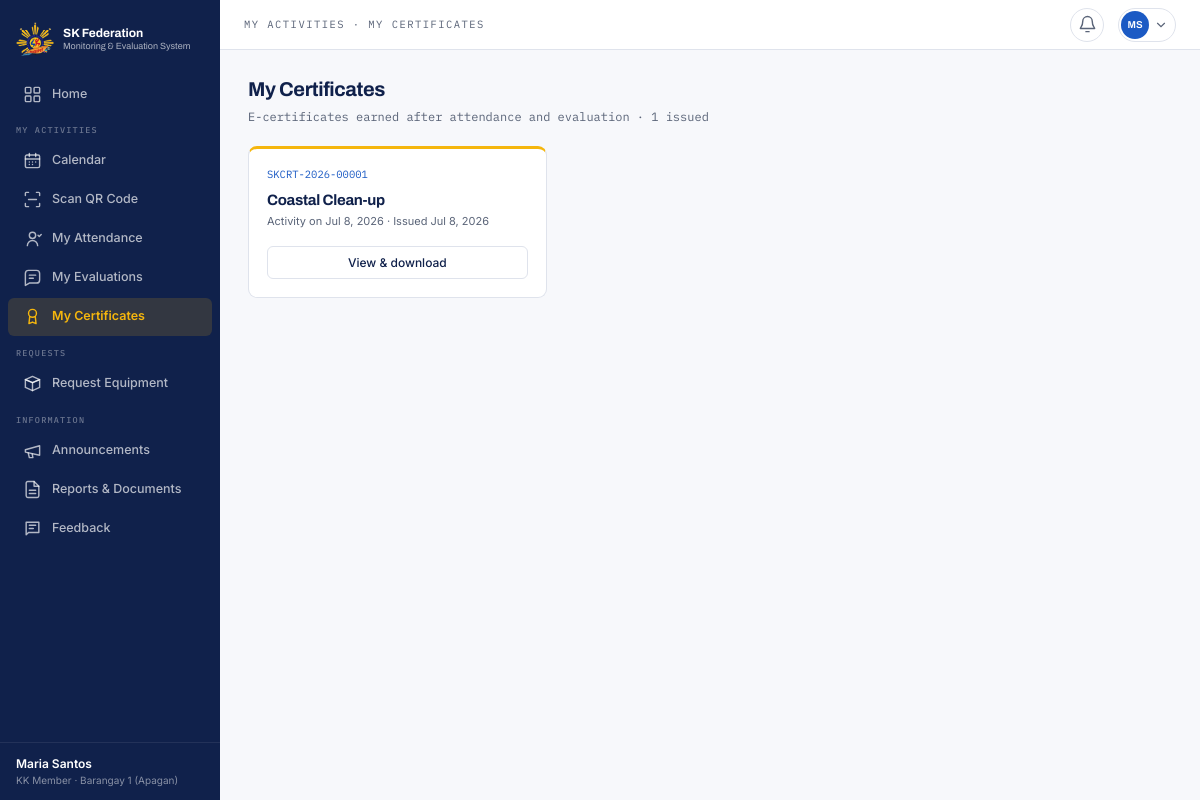
The app's page /member/certificates.php (signed in) with its own data.
### tables this page shows
CREATE TABLE youth_profiles (
  profile_id    INT(11)      NOT NULL AUTO_INCREMENT,
  user_id       INT(11)      DEFAULT NULL,
  barangay_id   INT(11)      NOT NULL,
  full_name     VARCHAR(255) NOT NULL,
  birthdate     DATE         NOT NULL,
  sex           VARCHAR(10)  DEFAULT NULL,
  contact_no    VARCHAR(20)  DEFAULT NULL,
  address       VARCHAR(255) DEFAULT NULL,
  civil_status  VARCHAR(30)  DEFAULT NULL,
  education     VARCHAR(100) DEFAULT NULL,
  work_status   VARCHAR(100) DEFAULT NULL,
  youth_org     VARCHAR(255) DEFAULT NULL,
  school_status VARCHAR(30)  DEFAULT NULL,
  is_pwd        TINYINT(1)   DEFAULT NULL,
  attended_assembly TINYINT(1) DEFAULT NULL,
   
   
  id_document_type VARCHAR(50)  DEFAULT NULL,
  id_document_path VARCHAR(255) DEFAULT NULL,
  selfie_path      VARCHAR(255) DEFAULT NULL,
  consent_date     DATETIME     DEFAULT NULL,
  date_encoded  DATETIME     NOT NULL DEFAULT CURRENT_TIMESTAMP,
  PRIMARY KEY (profile_id),
  UNIQUE KEY uq_profile_user (user_id),
  KEY fk_profile_barangay (barangay_id),
  CONSTRAINT fk_profile_user     FOREIGN KEY (user_id)     REFERENCES users (user_id) ON DELETE SET NULL,
  CONSTRAINT fk_profile_barangay FOREIGN KEY (barangay_id) REFERENCES barangays (barangay_id)
);

CREATE TABLE users (
  user_id              INT(11)      NOT NULL AUTO_INCREMENT,
  role_id              INT(11)      NOT NULL,
  barangay_id          INT(11)      DEFAULT NULL,
  verified_by          INT(11)      DEFAULT NULL,
  username             VARCHAR(50)  NOT NULL,
  email                VARCHAR(150) NOT NULL,
  password_hash        VARCHAR(255) NOT NULL,
  verification_status  VARCHAR(20)  NOT NULL DEFAULT 'pending',
  date_verified        DATETIME     DEFAULT NULL,
  rejection_reason     VARCHAR(255) DEFAULT NULL,
  is_active            TINYINT(1)   NOT NULL DEFAULT 1,
  last_login           DATETIME     DEFAULT NULL,
  date_created         DATETIME     NOT NULL DEFAULT CURRENT_TIMESTAMP,
  PRIMARY KEY (user_id),
  UNIQUE KEY uq_users_username (username),
  UNIQUE KEY uq_users_email (email),
  KEY fk_users_role (role_id),
  KEY fk_users_barangay (barangay_id),
  KEY fk_users_verifier (verified_by),
  CONSTRAINT fk_users_role     FOREIGN KEY (role_id)     REFERENCES roles (role_id),
  CONSTRAINT fk_users_barangay FOREIGN KEY (barangay_id) REFERENCES barangays (barangay_id),
  CONSTRAINT fk_users_verifier FOREIGN KEY (verified_by) REFERENCES users (user_id),
  CONSTRAINT chk_users_status  CHECK (verification_status IN ('pending','verified','rejected'))
);

CREATE TABLE barangays (
  barangay_id    INT(11)      NOT NULL AUTO_INCREMENT,
  barangay_name  VARCHAR(100) NOT NULL,
  municipality   VARCHAR(100) NOT NULL DEFAULT 'Nasipit',
  chairman_id    INT(11)      DEFAULT NULL,    
  PRIMARY KEY (barangay_id),
  UNIQUE KEY uq_barangay (barangay_name, municipality),
  KEY fk_barangay_chairman (chairman_id),
  CONSTRAINT fk_barangay_chairman FOREIGN KEY (chairman_id) REFERENCES users (user_id) ON DELETE SET NULL
);

CREATE TABLE certificates (
  certificate_id INT(11)     NOT NULL AUTO_INCREMENT,
  response_id    INT(11)     NOT NULL,
  profile_id     INT(11)     NOT NULL,
  activity_id    INT(11)     NOT NULL,
  certificate_no VARCHAR(50) NOT NULL,
  date_issued    DATETIME    NOT NULL DEFAULT CURRENT_TIMESTAMP,
  PRIMARY KEY (certificate_id),
  UNIQUE KEY uq_cert_no (certificate_no),
  UNIQUE KEY uq_cert_response (response_id),
  KEY fk_cert_profile (profile_id),
  KEY fk_cert_activity (activity_id),
  CONSTRAINT fk_cert_response FOREIGN KEY (response_id) REFERENCES evaluation_responses (response_id) ON DELETE CASCADE,
  CONSTRAINT fk_cert_profile  FOREIGN KEY (profile_id)  REFERENCES youth_profiles (profile_id),
  CONSTRAINT fk_cert_activity FOREIGN KEY (activity_id) REFERENCES activities (activity_id)
);

CREATE TABLE activities (
  activity_id   INT(11)      NOT NULL AUTO_INCREMENT,
  program_id    INT(11)      NOT NULL,
  title         VARCHAR(255) NOT NULL,
  activity_date DATE         NOT NULL,
  start_time    TIME         DEFAULT NULL,
  end_time      TIME         DEFAULT NULL,
  venue         VARCHAR(255) DEFAULT NULL,
  qr_token      VARCHAR(64)  NOT NULL,
  is_open       TINYINT(1)   NOT NULL DEFAULT 1,
  target_count  INT(11)      NOT NULL DEFAULT 0,
  PRIMARY KEY (activity_id),
  UNIQUE KEY uq_activity_qr (qr_token),
  KEY fk_activity_program (program_id),
  CONSTRAINT fk_activity_program FOREIGN KEY (program_id) REFERENCES programs (program_id) ON DELETE CASCADE
);

### includes/helpers.php (called while the page is built, shortened)
<?php
require_once __DIR__ . '/../config/database.php';
function e($value): string
{
    return htmlspecialchars((string) ($value ?? ''), ENT_QUOTES | ENT_SUBSTITUTE, 'UTF-8');
}
function url(string $path = ''): string
{
    return BASE_URL . '/' . ltrim($path, '/');
}
function asset(string $path): string
{
    $file = APP_ROOT . '/assets/' . $path;
    $v = is_file($file) ? filemtime($file) : 0;
    return url('assets/' . $path) . '?v=' . $v;
}
function fmt_date(?string $d, string $format = 'M j, Y'): string
{
    return $d ? date($format, strtotime($d)) : '—';
}
function initials(string $name): string
{
    $parts = preg_split('/\s+/', trim($name)) ?: [];
    $first = $parts[0] ?? '';
    $last = count($parts) > 1 ? end($parts) : '';
    return strtoupper(mb_substr($first, 0, 1) . mb_substr($last, 0, 1)) ?: '?';
}
function setting(string $key, string $default = ''): string
{
    static $cache = null;
    if ($cache === null) {
        $cache = [];
        foreach (q_all('SELECT setting_key, setting_value FROM settings') as $r) {
            $cache[$r['setting_key']] = $r['setting_value'];
        }
    }
    return $cache[$key] ?? $default;
}

### config/database.php (called while the page is built, shortened)
<?php
function db(): PDO
{
    static $pdo = null;
    if ($pdo === null) {
        $dsn = 'mysql:host=' . DB_HOST . ';port=' . DB_PORT . ';dbname=' . DB_NAME . ';charset=utf8mb4';
        try {
            $pdo = new PDO($dsn, DB_USER, DB_PASS, [
                PDO::ATTR_ERRMODE            => PDO::ERRMODE_EXCEPTION,
                PDO::ATTR_DEFAULT_FETCH_MODE => PDO::FETCH_ASSOC,
                PDO::ATTR_EMULATE_PREPARES   => false,
            ]);
            $pdo->exec("SET time_zone = '+08:00'");
        } catch (PDOException $e) {
            http_response_code(500);
            error_log('Database connection failed: ' . $e->getMessage());
            exit('The database is not available. Check that MySQL is running in XAMPP and that database/schema.sql has been imported.');
        }
    }
    return $pdo;
}
function q(string $sql, array $params = []): PDOStatement
{
    $stmt = db()->prepare($sql);
    $stmt->execute($params);
    return $stmt;
}
function q_all(string $sql, array $params = []): array
{
    return q($sql, $params)->fetchAll();
}
function q_one(string $sql, array $params = []): ?array
{
    $row = q($sql, $params)->fetch();
    return $row === false ? null : $row;
}
function q_val(string $sql, array $params = [])
{
    $v = q($sql, $params)->fetchColumn();
    return $v === false ? null : $v;
}

### includes/auth.php (called while the page is built, shortened)
<?php
require_once __DIR__ . '/helpers.php';
function current_user(bool $refresh = false): ?array
{
    static $user = false;
    if ($user !== false && !$refresh) {
        return $user;
    }
    $user = null;
    if (!empty($_SESSION['user_id'])) {
        $row = q_one(
            'SELECT u.*, b.barangay_name, p.profile_id, p.full_name, p.date_encoded
               FROM users u
               LEFT JOIN barangays b ON b.barangay_id = u.barangay_id
               LEFT JOIN youth_profiles p ON p.user_id = u.user_id
              WHERE u.user_id = ?',
            [$_SESSION['user_id']]
        );
        if ($row && (int) $row['is_active'] === 1 && $row['verification_status'] === 'verified'
            && ((int) $row['role_id'] === ROLE_ADMIN || setting('maintenance_mode') !== '1')) {
            $user = $row;
        } else {
            $_SESSION = [];
        }
    }
    return $user;
}
function role(): int
{
    return (int) (current_user()['role_id'] ?? 0);
}
function display_name(?array $u = null): string
{
    $u = $u ?? current_user();
    return $u['full_name'] ?: $u['username'];
}
function home_url(int $role): string
{
    return [
        ROLE_ADMIN => 'admin/index.php',
        ROLE_FEDERATION => 'federation/index.php',
        ROLE_BARANGAY => 'barangay/index.php',
        ROLE_MEMBER => 'member/index.php',
    ][$role] ?? 'index.php';
}
function require_login(): array
{
    $user = current_user();
    return $user;
}
function require_role(int ...$roles): array
{
    $user = require_login();
    return $user;
}
function my_profile_id(): int
{
    return (int) (current_user()['profile_id'] ?? 0);
}

### member/certificates.php (the view, shortened to what this page needs)
<?php
require_role(ROLE_MEMBER);
$certs = q_all('SELECT c.*, a.title, a.activity_date FROM certificates c JOIN activities a ON a.activity_id = c.activity_id WHERE c.profile_id = ? ORDER BY c.date_issued DESC', [my_profile_id()]);
$title = 'My Certificates';
$nav = 'certificates';
$crumb = 'My Activities · My Certificates';
require __DIR__ . '/../includes/header.php';
?>
<div class="page-head"><div><h1 class="page-title">My Certificates</h1><div class="page-sub">E-certificates earned after attendance and evaluation · <?= count($certs) ?> issued</div></div></div>
<div class="grid grid-3">
  <?php foreach ($certs as $c): ?>
    <div class="card card-pad" style="border-top:3px solid var(--sun)">
      <div class="record-id"><?= e($c['certificate_no']) ?></div>
      <div class="section-title" style="margin:6px 0 2px"><?= e($c['title']) ?></div>
      <div class="small muted mb">Activity on <?= e(fmt_date($c['activity_date'])) ?> · Issued <?= e(fmt_date($c['date_issued'])) ?></div>
      <a class="btn btn-secondary btn-block" href="<?= e(url('member/certificate.php?id=' . $c['certificate_id'])) ?>">View &amp; download</a>
    </div>
  <?php endforeach; ?>
</div>
<?php require __DIR__ . '/../includes/footer.php';

### includes/header.php (shortened to what this page needs)
<?php
$__u = current_user();
$__unread = $__u ? (int) q_val('SELECT COUNT(*) FROM notifications WHERE user_id = ? AND is_read = 0', [$__u['user_id']]) : 0;
?><!doctype html>
<html lang="en">
<head>
<link rel="stylesheet" href="<?= e(asset('css/style.css')) ?>">
</head>
<body class="app">
<?php if ($__u): require __DIR__ . '/sidebar.php'; endif; ?>
<div class="main">
<?php if ($__u): ?>
  <header class="topbar">
    <div class="breadcrumb"><?= e($crumb ?? $title ?? '') ?></div>
    <div class="topbar-actions">
      <a class="notification-button<?= ($nav ?? '') === 'notifications' ? ' active' : '' ?>" href="<?= e(url('notifications.php')) ?>" aria-label="Notifications, <?= $__unread ?> unread" title="Notifications">
        <?= nav_icon('bell') ?>
      </a>
      <div class="profile-menu-wrap">
        <button type="button" class="profile-button" data-menu-toggle aria-haspopup="menu" aria-expanded="false" aria-label="Open account menu">
          <span class="profile-avatar"><?= e(initials(display_name())) ?></span>
          <svg width="14" height="14" viewBox="0 0 24 24" fill="none" stroke="currentColor" stroke-width="2" stroke-linecap="round" aria-hidden="true"><path d="m6 9 6 6 6-6"/></svg>
        </button>
      </div>
    </div>
  </header>
<?php endif; ?>
  <main class="page<?= !empty($wide) ? ' page-wide' : '' ?>" id="content">

### includes/sidebar.php (shortened to what this page needs)
<?php
function nav_icon(string $name): string
{
    static $paths = [
        'dashboard' => '<rect x="3" y="3" width="7" height="7" rx="1"/><rect x="14" y="3" width="7" height="7" rx="1"/><rect x="3" y="14" width="7" height="7" rx="1"/><rect x="14" y="14" width="7" height="7" rx="1"/>',
        'people' => '<path d="M16 21v-2a4 4 0 0 0-4-4H6a4 4 0 0 0-4 4v2"/><circle cx="9" cy="7" r="4"/><path d="M22 21v-2a4 4 0 0 0-3-3.87M16 3.13a4 4 0 0 1 0 7.75"/>',
        'programs' => '<path d="M4 19.5A2.5 2.5 0 0 1 6.5 17H20"/><path d="M6.5 2H20v20H6.5A2.5 2.5 0 0 1 4 19.5v-15A2.5 2.5 0 0 1 6.5 2Z"/><path d="M8 7h8M8 11h6"/>',
        'calendar' => '<rect x="3" y="5" width="18" height="16" rx="2"/><path d="M16 3v4M8 3v4M3 10h18"/><path d="M8 14h.01M12 14h.01M16 14h.01M8 17h.01M12 17h.01"/>',
        'participation' => '<circle cx="12" cy="8" r="4"/><path d="M5.5 21a6.5 6.5 0 0 1 13 0M19 8l1.5 1.5L23 7"/>',
        'documents' => '<path d="M14 2H6a2 2 0 0 0-2 2v16a2 2 0 0 0 2 2h12a2 2 0 0 0 2-2V8Z"/><path d="M14 2v6h6M8 13h8M8 17h8"/>',
        'content' => '<path d="M4 4h16v13H7l-3 3Z"/><path d="M8 8h8M8 12h5"/>',
        'reports' => '<path d="M4 20V10M10 20V4M16 20v-7M22 20H2"/>',
        'qr' => '<rect x="3" y="3" width="7" height="7"/><rect x="14" y="3" width="7" height="7"/><rect x="3" y="14" width="7" height="7"/><path d="M14 14h3v3h-3zM18 18h3v3h-3zM18 14h3M14 18v3"/>',
        'inventory' => '<path d="m3 7 9-4 9 4-9 4Z"/><path d="m3 7 9 4 9-4v10l-9 4-9-4Z"/><path d="M12 11v10"/>',
        'budget' => '<rect x="3" y="5" width="18" height="15" rx="2"/><path d="M16 9h5v7h-5a3.5 3.5 0 0 1 0-7ZM7 5V3h10v2"/>',
        'verify' => '<path d="M20 6 9 17l-5-5"/>',
        'certificate' => '<circle cx="12" cy="8" r="5"/><path d="m8.5 12-1 9 4.5-2 4.5 2-1-9"/>',
        'settings' => '<circle cx="12" cy="12" r="3"/><path d="M12 2v3M12 19v3M4.2 4.2l2.1 2.1M17.7 17.7l2.1 2.1M2 12h3M19 12h3M4.2 19.8l2.1-2.1M17.7 6.3l2.1-2.1"/>',
        'logs' => '<path d="M3 12a9 9 0 1 0 3-6.7L3 8"/><path d="M3 3v5h5M12 7v5l3 2"/>',
        'announcements' => '<path d="m3 11 18-5v12L3 14Z"/><path d="m11.6 16.4.9 4.6H8l-1.4-6"/>',
        'feedback' => '<path d="M21 15a4 4 0 0 1-4 4H8l-5 3V7a4 4 0 0 1 4-4h10a4 4 0 0 1 4 4Z"/><path d="M8 9h8M8 13h5"/>',
        'scan' => '<path d="M3 7V4a1 1 0 0 1 1-1h3M17 3h3a1 1 0 0 1 1 1v3M21 17v3a1 1 0 0 1-1 1h-3M7 21H4a1 1 0 0 1-1-1v-3M7 12h10"/>',
        'bell' => '<path d="M18 8a6 6 0 0 0-12 0c0 7-3 7-3 9h18c0-2-3-2-3-9M10 21h4"/>',
    ];
    return '<svg width="19" height="19" viewBox="0 0 24 24" fill="none" stroke="currentColor" stroke-width="1.8" stroke-linecap="round" stroke-linejoin="round" aria-hidden="true">' . ($paths[$name] ?? '') . '</svg>';
}
function nav_groups(int $role): array
{
    switch ($role) {
        case ROLE_MEMBER:
            return [
                ['', [['home', 'Home', 'member/index.php', 'dashboard']]],
                ['My Activities', [['calendar', 'Calendar', 'member/calendar.php', 'calendar'],
                                   ['scan', 'Scan QR Code', 'member/scan.php', 'scan'],
                                   ['attendance', 'My Attendance', 'member/attendance.php', 'participation'],
                                   ['evaluations', 'My Evaluations', 'member/evaluations.php', 'feedback'],
                                   ['certificates', 'My Certificates', 'member/certificates.php', 'certificate']]],
                ['Requests', [['equipment', 'Request Equipment', 'member/equipment.php', 'inventory']]],
                ['Information', [['announcements', 'Announcements', 'member/announcements.php', 'announcements'],
                                 ['documents', 'Reports & Documents', 'member/documents.php', 'documents'],
                                 ['feedback', 'Feedback', 'member/feedback.php', 'content']]],
            ];
    }
    return [];
}
$__groups = nav_groups(role());
?>
<nav class="nav-rail" id="nav-rail" aria-label="Main navigation">
  <a class="nav-brand" href="<?= e(url(home_url(role()))) ?>">
    <img src="<?= e(asset('img/sk-federation-logo.png')) ?>" alt="SK Federation Nasipit logo" width="38" height="38">
    <span>
      <strong>SK Federation</strong>
      <small>Monitoring &amp; Evaluation System</small>
    </span>
  </a>
  <div class="nav-groups">
    <?php foreach ($__groups as [$__label, $__items]): ?>
      <div class="nav-group">
        <?php if ($__label !== ''): ?><div class="nav-group-label"><?= e($__label) ?></div><?php endif; ?>
        <?php foreach ($__items as [$__id, $__text, $__href, $__icon]): ?>
          <a class="nav-item<?= ($nav ?? '') === $__id ? ' active' : '' ?>" href="<?= e(url($__href)) ?>"<?= ($nav ?? '') === $__id ? ' aria-current="page"' : '' ?>>
            <span class="nav-icon"><?= nav_icon($__icon) ?></span><span><?= e($__text) ?></span>
          </a>
        <?php endforeach; ?>
      </div>
    <?php endforeach; ?>
  </div>
  <div class="nav-foot">
    <div class="nav-foot-name"><?= e(display_name()) ?></div>
    <div class="nav-foot-role"><?= e(ROLE_LABELS[role()] ?? '') ?><?= current_user()['barangay_name'] ? ' · ' . e(current_user()['barangay_name']) : '' ?></div>
  </div>
</nav>

### records on screen
youth_profiles: full_name "Maria Santos", user.role_id "KK Member", barangay.barangay_name "Barangay 1 (Apagan)", full_name "MS"
certificates: certificate_no "SKCRT-2026-00001", activity.title "Coastal Clean-up", activity.activity_date "Jul 8, 2026", date_issued "Jul 8, 2026"

### other values on screen
$__text "Home"
$__label "MY ACTIVITIES"
$__text "Calendar"
$__text "Scan QR Code"
$__text "My Attendance"
$__text "My Evaluations"
$__text "My Certificates"
$__label "REQUESTS"
$__text "Request Equipment"
$__label "INFORMATION"
$__text "Announcements"
$__text "Reports & Documents"
$__text "Feedback"
$crumb "MY ACTIVITIES · MY CERTIFICATES"
count($certs) "1"
